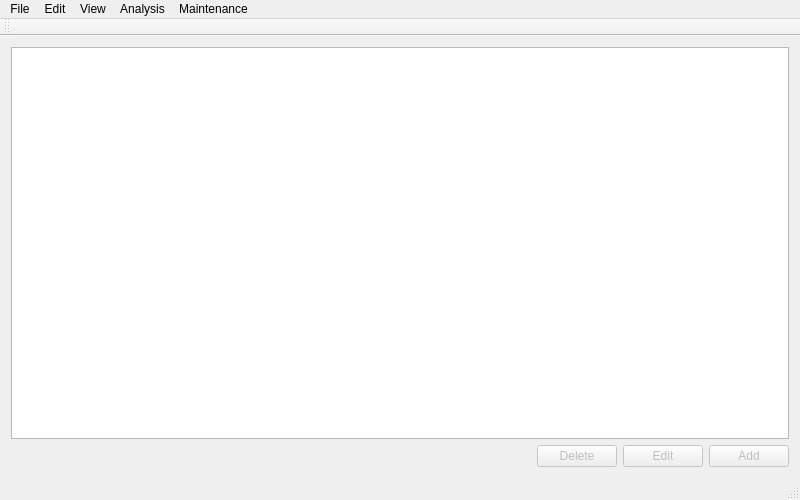
<?xml version="1.0" encoding="UTF-8"?>
<ui version="4.0">
 <class>MainWindow</class>
 <widget class="QMainWindow" name="MainWindow">
  <property name="geometry">
   <rect>
    <x>0</x>
    <y>0</y>
    <width>800</width>
    <height>500</height>
   </rect>
  </property>
  <property name="windowTitle">
   <string>Fishing Organizer</string>
  </property>
  <widget class="QWidget" name="centralWidget">
   <layout class="QVBoxLayout" name="verticalLayout">
    <item>
     <widget class="QTableView" name="sessionTable">
      <property name="alternatingRowColors">
       <bool>true</bool>
      </property>
      <attribute name="horizontalHeaderStretchLastSection">
       <bool>true</bool>
      </attribute>
     </widget>
    </item>
    <item>
     <layout class="QHBoxLayout" name="horizontalLayout">
      <item>
       <spacer name="horizontalSpacer">
        <property name="orientation">
         <enum>Qt::Horizontal</enum>
        </property>
        <property name="sizeHint" stdset="0">
         <size>
          <width>40</width>
          <height>20</height>
         </size>
        </property>
       </spacer>
      </item>
      <item>
       <widget class="QPushButton" name="deleteButton">
        <property name="enabled">
         <bool>false</bool>
        </property>
        <property name="text">
         <string>Delete</string>
        </property>
       </widget>
      </item>
      <item>
       <widget class="QPushButton" name="editButton">
        <property name="enabled">
         <bool>false</bool>
        </property>
        <property name="text">
         <string>Edit</string>
        </property>
       </widget>
      </item>
      <item>
       <widget class="QPushButton" name="addButton">
        <property name="enabled">
         <bool>false</bool>
        </property>
        <property name="text">
         <string>Add</string>
        </property>
       </widget>
      </item>
     </layout>
    </item>
   </layout>
  </widget>
  <widget class="QToolBar" name="mainToolBar">
   <attribute name="toolBarArea">
    <enum>TopToolBarArea</enum>
   </attribute>
   <attribute name="toolBarBreak">
    <bool>false</bool>
   </attribute>
  </widget>
  <widget class="QStatusBar" name="statusBar"/>
  <widget class="QMenuBar" name="menuBar">
   <property name="geometry">
    <rect>
     <x>0</x>
     <y>0</y>
     <width>800</width>
     <height>22</height>
    </rect>
   </property>
   <widget class="QMenu" name="menuFile">
    <property name="title">
     <string>File</string>
    </property>
    <addaction name="actionConnectDatabase"/>
    <addaction name="actionConfiguration"/>
    <addaction name="separator"/>
    <addaction name="actionQuit"/>
   </widget>
   <widget class="QMenu" name="menuEdit">
    <property name="title">
     <string>Edit</string>
    </property>
    <addaction name="actionAddBait"/>
    <addaction name="actionAddFish"/>
    <addaction name="actionAddLocation"/>
    <addaction name="actionAddCatch"/>
    <addaction name="actionAddSession"/>
   </widget>
   <widget class="QMenu" name="menuView">
    <property name="title">
     <string>View</string>
    </property>
    <addaction name="actionViewBait"/>
    <addaction name="actionViewFishes"/>
    <addaction name="actionViewLocations"/>
    <addaction name="actionViewCatches"/>
   </widget>
   <widget class="QMenu" name="menuAnalysis">
    <property name="title">
     <string>Analysis</string>
    </property>
    <addaction name="actionAnalysisYear"/>
    <addaction name="actionAnalysisWaters"/>
    <addaction name="actionZonalDistribution"/>
   </widget>
   <widget class="QMenu" name="menuMaintenance">
    <property name="title">
     <string>Maintenance</string>
    </property>
    <addaction name="actionConsistencyCheck"/>
   </widget>
   <addaction name="menuFile"/>
   <addaction name="menuEdit"/>
   <addaction name="menuView"/>
   <addaction name="menuAnalysis"/>
   <addaction name="menuMaintenance"/>
  </widget>
  <action name="actionFile">
   <property name="text">
    <string>File</string>
   </property>
  </action>
  <action name="actionQuit">
   <property name="text">
    <string>Quit</string>
   </property>
   <property name="toolTip">
    <string>Quit forg without saving</string>
   </property>
  </action>
  <action name="actionAddBait">
   <property name="enabled">
    <bool>false</bool>
   </property>
   <property name="text">
    <string>Add Bait</string>
   </property>
  </action>
  <action name="actionViewBait">
   <property name="enabled">
    <bool>false</bool>
   </property>
   <property name="text">
    <string>View Bait</string>
   </property>
  </action>
  <action name="actionConnectDatabase">
   <property name="text">
    <string>Connect Database</string>
   </property>
  </action>
  <action name="actionConfiguration">
   <property name="text">
    <string>Configuration</string>
   </property>
  </action>
  <action name="actionViewFishes">
   <property name="enabled">
    <bool>false</bool>
   </property>
   <property name="text">
    <string>View Fishes</string>
   </property>
  </action>
  <action name="actionViewLocations">
   <property name="enabled">
    <bool>false</bool>
   </property>
   <property name="text">
    <string>View Locations</string>
   </property>
  </action>
  <action name="actionAddFish">
   <property name="enabled">
    <bool>false</bool>
   </property>
   <property name="text">
    <string>Add Fish</string>
   </property>
  </action>
  <action name="actionAddLocation">
   <property name="enabled">
    <bool>false</bool>
   </property>
   <property name="text">
    <string>Add Location</string>
   </property>
  </action>
  <action name="actionAddSession">
   <property name="enabled">
    <bool>false</bool>
   </property>
   <property name="text">
    <string>Add Session</string>
   </property>
  </action>
  <action name="actionViewSession">
   <property name="enabled">
    <bool>false</bool>
   </property>
   <property name="text">
    <string>View Session</string>
   </property>
  </action>
  <action name="actionViewCatches">
   <property name="enabled">
    <bool>false</bool>
   </property>
   <property name="text">
    <string>View Catches</string>
   </property>
  </action>
  <action name="actionAddCatch">
   <property name="enabled">
    <bool>false</bool>
   </property>
   <property name="text">
    <string>Add Catch</string>
   </property>
  </action>
  <action name="actionAnalysisYear">
   <property name="text">
    <string>Analysis of the year</string>
   </property>
  </action>
  <action name="actionAnalysisWaters">
   <property name="text">
    <string>Waters specific</string>
   </property>
  </action>
  <action name="actionZonalDistribution">
   <property name="text">
    <string>Zonal distribution of catches</string>
   </property>
  </action>
  <action name="actionConsistencyCheck">
   <property name="text">
    <string>Consistency check</string>
   </property>
  </action>
 </widget>
 <layoutdefault spacing="6" margin="11"/>
 <tabstops>
  <tabstop>sessionTable</tabstop>
  <tabstop>deleteButton</tabstop>
  <tabstop>editButton</tabstop>
  <tabstop>addButton</tabstop>
 </tabstops>
 <resources/>
 <connections/>
</ui>
